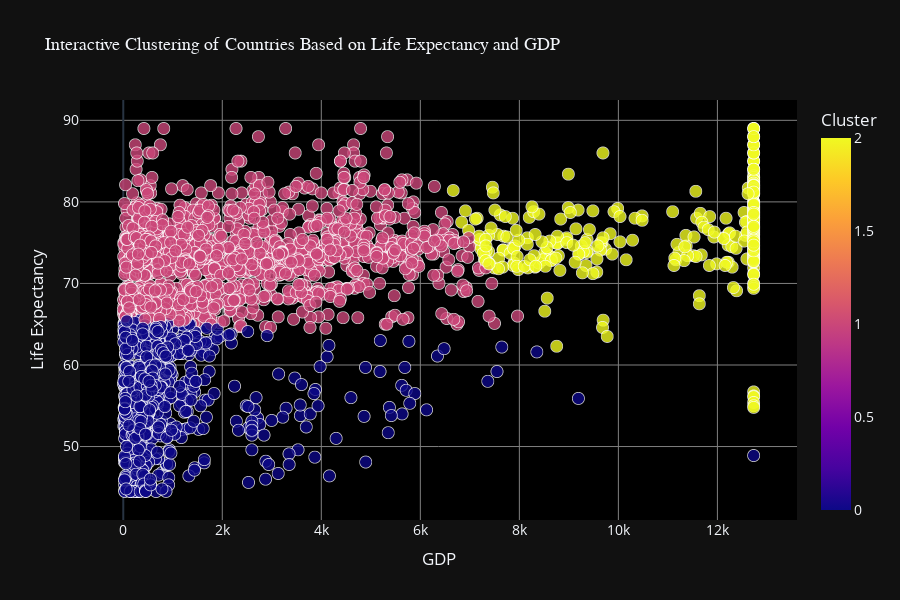

The notebook cell saved with this chart:
### Markdown cell above
# Pupose of the Cluster chart
The chart visualizes clusters of countries based on GDP and life expectancy, highlighting groups with similar economic and health profiles for targeted policy insights

### Code cell
import plotly.express as px
from sklearn.cluster import KMeans
from sklearn.preprocessing import StandardScaler

# Ensuring 'Country' exists in the dataset and scale the features
if 'Country' not in df.columns:
    raise ValueError("The column 'Country' is missing from the dataset. Please ensure it is included.")

# Scaling the data
scaler = StandardScaler()
X_scaled = scaler.fit_transform(df[['GDP', 'Life expectancy']])

# Performing KMeans Clustering
kmeans = KMeans(n_clusters=3, random_state=42)
df['Cluster'] = kmeans.fit_predict(X_scaled)

# Creating an interactive scatter plot
fig = px.scatter(
    df,
    x='GDP',
    y='Life expectancy',
    color='Cluster',
    hover_name='Country',
    hover_data={
        'GDP': ':.2f', 
        'Life expectancy': ':.2f' 
    },
    title='Interactive Clustering of Countries Based on Life Expectancy and GDP',
    labels={'GDP': 'GDP', 'Life expectancy': 'Life Expectancy'},
    template='plotly_dark'
)

# Adjust marker properties for better separation
fig.update_traces(
    marker=dict(
        size=12,  
        opacity=0.8,  
        line=dict(width=0.8, color='white')  
    )
)

# Updating layout for better readability
fig.update_layout(
    height=600,
    width=900,
    legend_title="Cluster",
    font=dict(size=14),
    title_font=dict(size=18, family='Arial, sans-serif'),
    xaxis_title="GDP",
    yaxis_title="Life Expectancy",
    plot_bgcolor="black",  
    xaxis=dict(gridcolor="gray"),
    yaxis=dict(gridcolor="gray")   
)

# Show the interactive plot
fig.show()

# Cluster Summary
cluster_summary = df.groupby('Cluster')[['Life expectancy', 'GDP', 'Schooling']].mean()
print("Cluster Summary:")
print(cluster_summary)

### Figure 1 — Plotly figure (JSON) as saved in the notebook; plotly's stock layout.template omitted (floating-point values rounded to 4 significant figures; data arrays with more than 128 entries replaced by an {"elided": "..."} marker saying what was removed)
{"data": [{"hovertemplate": "<b>%{hovertext}</b><br><br>GDP=%{x:.2f}<br>Life Expectancy=%{y:.2f}<br>Cluster=%{marker.color}<extra></extra>", "hovertext": {"elided": "2938 str values"}, "legendgroup": "", "marker": {"color": {"elided": "2938 int values"}, "coloraxis": "coloraxis", "line": {"color": "white", "width": 0.8}, "opacity": 0.8, "size": 12, "symbol": "circle"}, "mode": "markers", "name": "", "showlegend": false, "type": "scattergl", "x": {"elided": "2938 float values"}, "xaxis": "x", "y": {"elided": "2938 float values"}, "yaxis": "y"}], "layout": {"coloraxis": {"colorbar": {"title": {"text": "Cluster"}}, "colorscale": [[0, "#0d0887"], [0.1111, "#46039f"], [0.2222, "#7201a8"], [0.3333, "#9c179e"], [0.4444, "#bd3786"], [0.5556, "#d8576b"], [0.6667, "#ed7953"], [0.7778, "#fb9f3a"], [0.8889, "#fdca26"], [1, "#f0f921"]]}, "font": {"size": 14}, "height": 600, "legend": {"title": {"text": "Cluster"}, "tracegroupgap": 0}, "plot_bgcolor": "black", "title": {"font": {"family": "Arial, sans-serif", "size": 18}, "text": "Interactive Clustering of Countries Based on Life Expectancy and GDP"}, "width": 900, "xaxis": {"anchor": "y", "autorange": true, "domain": [0, 1], "gridcolor": "gray", "range": [-874.8, 13610.0], "title": {"text": "GDP"}, "type": "linear"}, "yaxis": {"anchor": "x", "autorange": true, "domain": [0, 1], "gridcolor": "gray", "range": [40.99, 92.49], "title": {"text": "Life Expectancy"}, "type": "linear"}}}
